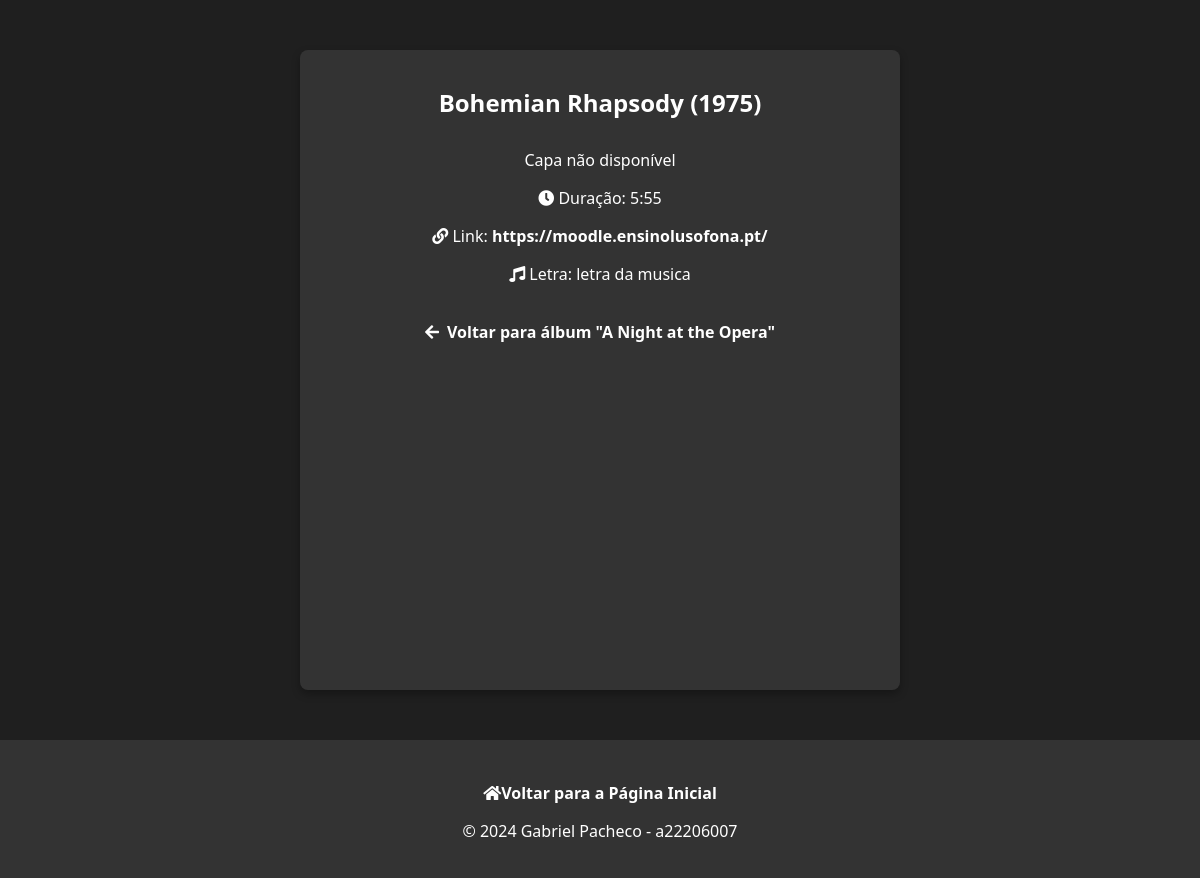
/bandas/4-musica/Bohemian Rhapsody/, run on the app's committed database.
### bandas/models.py (models this page shows, shortened)
class Musica(models.Model):
    titulo = models.CharField(max_length = 100)
    ano_lancamento = models.IntegerField()
    link = models.URLField(max_length = 200)
    duracao = models.CharField(max_length = 100, default = '00:00')
    letra = models.TextField(default = 'letra não disponível')
    album = models.ForeignKey(Album, on_delete = models.CASCADE, related_name = 'album_musica')

class Album(models.Model):
    titulo = models.CharField(max_length = 100)
    ano_lancamento = models.IntegerField()
    capa = models.ImageField()
    banda = models.ForeignKey(Banda, on_delete = models.CASCADE, related_name = 'banda_album')

### bandas/views.py (the view)
# urls.py: path('4-musica/<str:musica_titulo>/', views.musica_view, name='4-musica'),
def musica_view(request, musica_titulo):
    musica = Musica.objects.get(titulo=musica_titulo)
    return render(request, "bandas/4-musica.html", {'musica':musica})

### bandas/templates/bandas/4-musica.html (shortened to what this page needs)
<!DOCTYPE html>
<html lang="pt">
<head>
    <link rel="stylesheet" href="https://cdnjs.cloudflare.com/ajax/libs/font-awesome/5.15.4/css/all.min.css">
</head>
<body>
<div class="container">
    <h1>{{ musica.titulo }} ({{ musica.ano_lancamento }})</h1>
    {% if musica.album.capa %}
        <img src="{{ musica.album.capa.url }}" alt="Capa do álbum" class="album-capa">
    {% else %}
        <p>Capa não disponível</p>
    {% endif %}
    <p><i class="fas fa-clock"></i> Duração: {{ musica.duracao }}</p>
    <p><i class="fas fa-link"></i> Link: <a href="{{ musica.link }}" target="_blank">{{ musica.link }}</a></p>
    <p><i class="fas fa-music"></i> Letra: {{ musica.letra }}</p>
    <a class="back-link" href="{% url 'bandas:3-album' musica.album.titulo %}"><i class="fas fa-arrow-left" style="margin-right: 8px;"></i> Voltar para álbum "{{ musica.album.titulo }}"</a>
</div>
<footer>
    <a class="back-link" href="{% url 'bandas:layout' %}"><i class="fas fa-home"></i> Voltar para a Página Inicial</a>
    <p>&copy; 2024 Gabriel Pacheco - a22206007</p>
</footer>
</body>
</html>

### bandas/templates/bandas/4-musica.html (style rules this page uses)
body { background-color: #1f1f1f; font-family: 'Segoe UI', Tahoma, Geneva, Verdana, sans-serif; color: #ffffff; margin: 0; padding: 0; }
.container { width: 90%; max-width: 600px; margin: 50px auto; border-radius: 8px; background-color: #333333; padding: 20px; box-shadow: 0 4px 8px rgba(0, 0, 0, 0.3); text-align: center; overflow-y: auto; box-sizing: border-box; min-height: 80vh; }
footer { width: 100%; padding: 20px 0; background-color: #333333; color: #ffffff; border-top: 2px solid #333333; text-align: center; box-sizing: border-box; }
h1 { margin-bottom: 30px; color: #ffffff; font-size: 24px; }
a { color: #ffffff; text-decoration: none; font-weight: bold; }
.back-link { color: #ffffff; text-decoration: none; display: inline-flex; align-items: center; justify-content: center; transition: color 0.3s ease; margin-top: 20px; }

### data on the page
Musica: titulo "Bohemian Rhapsody", ano_lancamento "1975", duracao "5:55", link "https://moodle.ensinolusofona.pt/", letra "letra da musica", album.titulo "A Night at the Opera"
